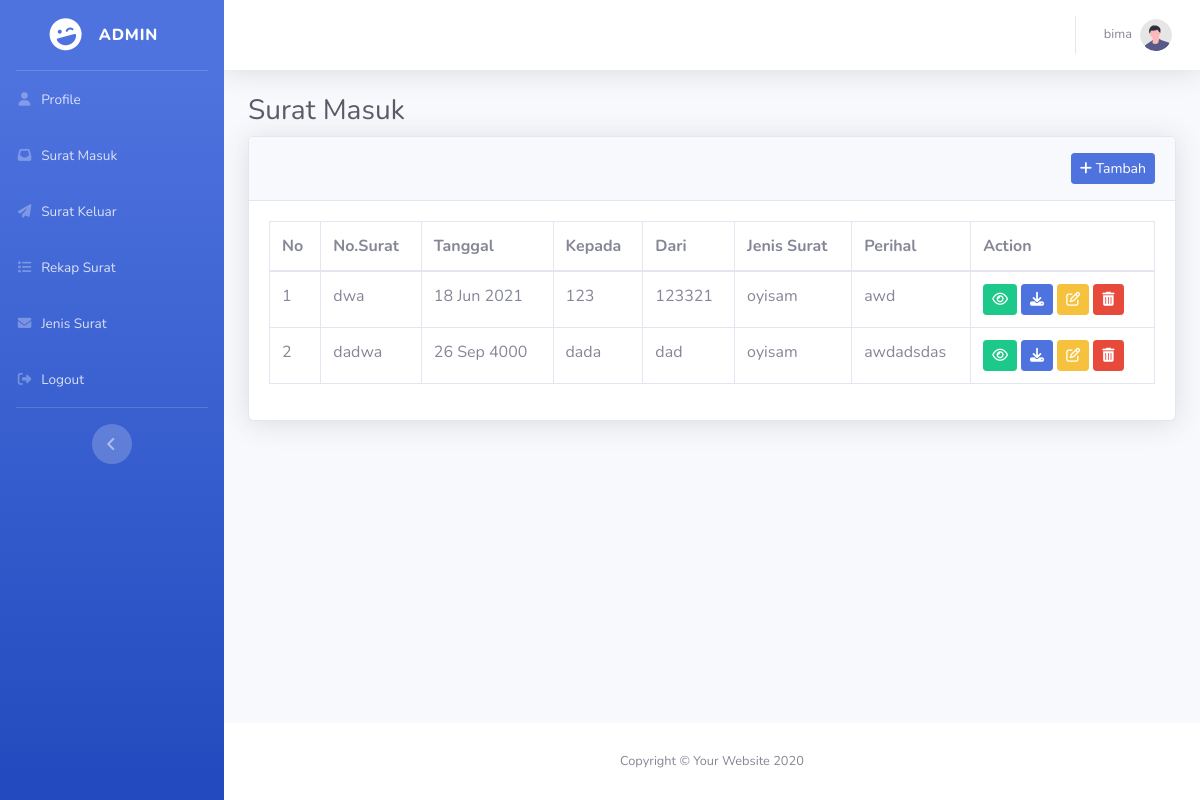
The page /surat_masuk.php (signed in) on the database as committed earlier.
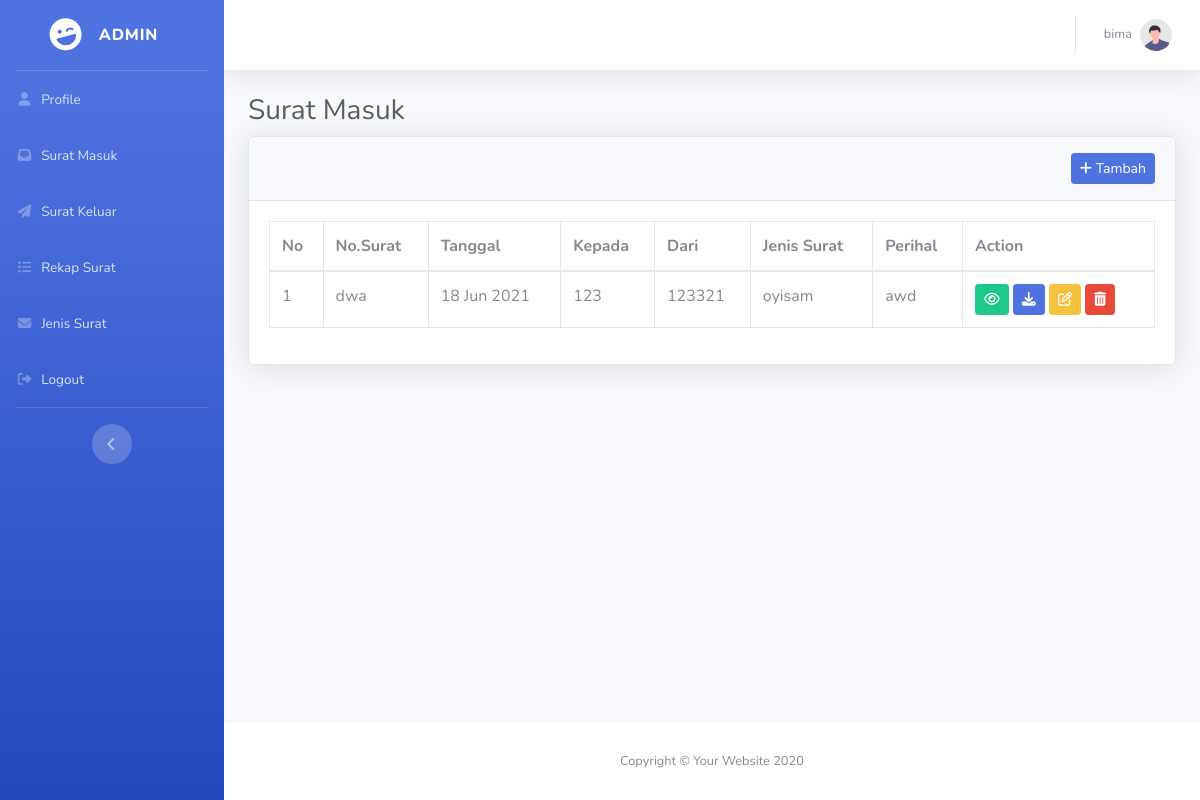
The same page on the database as committed later.
### tables this page shows
CREATE TABLE `surat_masuk` (
  `id` bigint(20) NOT NULL,
  `no_surat` varchar(255) DEFAULT NULL,
  `perihal` varchar(255) DEFAULT NULL,
  `lampiran` varchar(255) DEFAULT NULL,
  `kepada` varchar(255) DEFAULT NULL,
  `dari` varchar(255) DEFAULT NULL,
  `id_jenis` smallint(6) DEFAULT NULL,
  `keterangan` text DEFAULT 'Surat Masuk',
  `tgl_surat` timestamp NOT NULL DEFAULT current_timestamp() ON UPDATE current_timestamp(),
  `isi_surat` text DEFAULT NULL
);

CREATE TABLE `jenis_surat` (
  `id` smallint(6) NOT NULL,
  `jenis` varchar(255) DEFAULT NULL
);

### config/config.php (called while the page is built, shortened)
<?php
$config = [
    "host" => "localhost",
    "port" => "3306",
    "user" => "root",
    "password" => "",
    "dbname" => "arsip2",
];
$conn = mysqli_connect($config["host"], $config["user"], $config["password"], $config["dbname"]);
function getData($select) {
    global $conn;
    $result = mysqli_query($conn, $select);
    if ($result) {
        return mysqli_fetch_all($result, MYSQLI_ASSOC) ?: [];
    } else {
        return [];
    }
}
function date_indo($date_format = 'l, j F Y | H:i', $timestamp = '', $suffix = '') {
    $date_format = preg_replace("/S/", "", $date_format);
    $pattern = [
        'Monday', 'Tuesday', 'Wednesday', 'Thursday', 'Friday', 'Saturday', 'Sunday',
        'January', 'February', 'March', 'April', 'June', 'July', 'August', 'September', 'October',
        'November', 'December',
        'Mon', 'Tue', 'Wed', 'Thu', 'Fri', 'Sat', 'Sun',
        'Jan', 'Feb', 'Mar', 'Apr', 'May', 'Jun', 'Jul', 'Aug', 'Sep', 'Oct', 'Nov', 'Dec',
    ];
    $replace = [
        'Senin', 'Selasa', 'Rabu', 'Kamis', 'Jumat', 'Sabtu', 'Minggu',
        'Januari', 'Februari', 'Maret', 'April', 'Juni', 'Juli', 'Agustus', 'September',
        'Oktober', 'November', 'Desember',
        'Sen', 'Sel', 'Rab', 'Kam', 'Jum', 'Sab', 'Min',
        'Jan', 'Feb', 'Mar', 'Apr', 'Mei', 'Jun', 'Jul', 'Ags', 'Sep', 'Okt', 'Nov', 'Des',
    ];
    if (ctype_digit($timestamp)) {
        $date = date($date_format, $timestamp);
        return str_replace($pattern, $replace, $date) . " {$suffix}";
    } else {
        $date = str_replace($replace, $pattern, $timestamp);
        return date($date_format, strtotime($date)) . " {$suffix}";
    }
}
?>

### surat_masuk.php (the view, shortened to what this page needs)
<?php
include("template/head.php");
?>
<body id="page-top">
    <div id="wrapper">
        <?php include("template/sidebar.php") ?>
        <div id="content-wrapper" class="d-flex flex-column">
            <div id="content">
                <?php include("template/topbar.php") ?>
                <div class="container-fluid">
                    <h1 class="h3 mb-2 text-gray-800">Surat Masuk</h1>
                    <div class="card shadow mb-4">
                        <div class="card-header py-3">
                            <a type="button" class="btn btn-primary btn-sm float-right" href="action_surat.php?method=tambah&surat=masuk">
                                <i class="fa fa-plus"></i> Tambah
                            </a>
                        </div>
                        <div class="card-body">
                            <div class="table-responsive">
                                <table class="table table-bordered" id="dataTable" width="100%" cellspacing="0">
                                    <thead>
                                        <tr>
                                            <th>No</th>
                                            <th>No.Surat</th>
                                            <th>Tanggal</th>
                                            <th>Kepada</th>
                                            <th>Dari</th>
                                            <th>Jenis Surat</th>
                                            <th>Perihal</th>
                                            <th>Action</th>
                                        </tr>
                                    </thead>
                                    <tbody>
                                        <?php
                                        $data = getData("SELECT a.*, b.jenis AS jenis_surat FROM surat_masuk a LEFT JOIN jenis_surat b ON a.id_jenis = b.id");
                                        foreach ($data as $index => $item) : ?>
                                            <tr>
                                                <td><?= $index + 1 ?></td>
                                                <td><?= htmlspecialchars($item["no_surat"]) ?></td>
                                                <td><?= date_indo("d M Y", strtotime($item["tgl_surat"])) ?></td>
                                                <td><?= htmlspecialchars($item["kepada"]) ?></td>
                                                <td><?= htmlspecialchars($item["dari"]) ?></td>
                                                <td><?= htmlspecialchars($item["jenis_surat"]) ?></td>
                                                <td><?= htmlspecialchars($item["perihal"]) ?></td>
                                                <td>
                                                    <a target="_blank" href="preview_pdf.php?jenis=masuk&id=<?= $item["id"] ?>" class="btn btn-sm btn-success" title="Preview"><i class="fa fa-eye"></i></a>
                                                    <?php if (!empty($item["lampiran"])) : ?>
                                                        <a download href="upload/<?= $item["lampiran"] ?>" class="btn btn-sm btn-primary" title="Download Lampiran"><i class="fa fa-download"></i></a>
                                                    <?php endif ?>
                                                    <a href="action_surat.php?method=edit&surat=masuk&id=<?= $item["id"] ?>" class="btn btn-sm btn-warning" title="Edit"><i class="fa fa-edit"></i></a>
                                                    <a class="btn btn-sm btn-danger btn-delete" title="Hapus" data-index="<?= $index ?>" data-toggle="modal" data-target="#delete"><i class="fa fa-trash"></i></a>
                                                </td>
                                            </tr>
                                        <?php endforeach ?>
                                    </tbody>
                                </table>
                            </div>
                        </div>
                    </div>
                </div>
            </div>
            <?php include("template/footer.php") ?>
        </div>
    </div>
</body>
</html>

### template/head.php (shortened to what this page needs)
<?php
include("config/config.php");
?>
<!DOCTYPE html>
<html lang="en">
<head>
    <link href="vendor/fontawesome-free/css/all.min.css" rel="stylesheet" type="text/css">
    <link href="css/sb-admin-2.min.css" rel="stylesheet">
    <link href="vendor/datatables/dataTables.bootstrap4.min.css" rel="stylesheet">
    <link rel="stylesheet" href="plugins/summernote/summernote-bs4.min.css">
</head>

### template/sidebar.php
<ul class="navbar-nav bg-gradient-primary sidebar sidebar-dark accordion" id="accordionSidebar">
    <a class="sidebar-brand d-flex align-items-center justify-content-center" href="index.php">
        <div class="sidebar-brand-icon rotate-n-15">
            <i class="fas fa-laugh-wink"></i>
        </div>
        <div class="sidebar-brand-text mx-3">Admin<sup></sup></div>
    </a>
    <hr class="sidebar-divider my-0">
    <li class="nav-item">
        <a class="nav-link" href="index.php">
            <i class="fas fa-fw fa-user"></i>
            <span>Profile</span>
        </a>
    </li>
    <li class="nav-item">
        <a class="nav-link" href="surat_masuk.php">
            <i class="fas fa-fw fa-inbox"></i>
            <span>Surat Masuk</span>
        </a>
    </li>
    <li class="nav-item">
        <a class="nav-link" href="surat_keluar.php">
            <i class="fas fa-fw fa-paper-plane"></i>
            <span>Surat Keluar</span>
        </a>
    </li>
    <li class="nav-item">
        <a class="nav-link" href="rekap_surat.php">
            <i class="fas fa-fw fa-list"></i>
            <span>Rekap Surat</span>
        </a>
    </li>
    <li class="nav-item">
        <a class="nav-link" href="jenis_surat.php">
            <i class="fas fa-fw fa-envelope"></i>
            <span>Jenis Surat</span>
        </a>
    </li>
    <li class="nav-item">
    <a class="nav-link" href="logout.php" onclick="return confirm('Apakah Anda yakin ingin logout?');">
        <i class="fas fa-fw fa-sign-out-alt"></i>
        <span>Logout</span>
    </a>
</li>
    <hr class="sidebar-divider d-none d-md-block">
    <div class="text-center d-none d-md-inline">
        <button class="rounded-circle border-0" id="sidebarToggle"></button>
    </div>
</ul>

### template/topbar.php (shortened to what this page needs)
<nav class="navbar navbar-expand navbar-light bg-white topbar mb-4 static-top shadow">
    <ul class="navbar-nav ml-auto">
        <li class="nav-item dropdown no-arrow">
            <a class="nav-link dropdown-toggle" href="#" id="userDropdown" role="button" data-toggle="dropdown" aria-haspopup="true" aria-expanded="false">
                <span class="mr-2 d-none d-lg-inline text-gray-600 small"><?= $_SESSION["nama"] ?></span>
                <img class="img-profile rounded-circle" src="img/undraw_profile.svg">
            </a>
        </li>
    </ul>
</nav>

### template/footer.php
<footer class="sticky-footer bg-white">
    <div class="container my-auto">
        <div class="copyright text-center my-auto">
            <span>Copyright &copy; Your Website 2020</span>
        </div>
    </div>
</footer>

Rows that differ between the two databases and show on the page:
removed surat_masuk: no_surat "dadwa", tgl_surat "26 Sep 4000", kepada "dada", dari "dad", jenis_surat.jenis "oyisam", perihal "awdadsdas"
